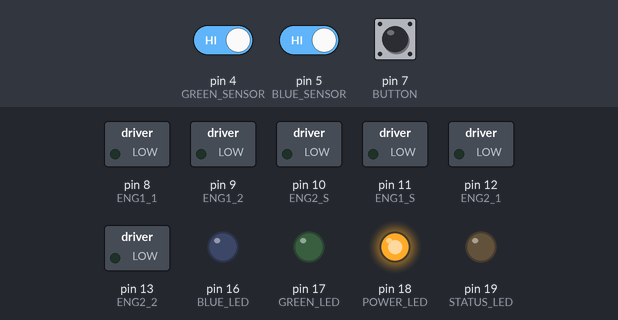
Recording of a sketch running on a simulated Arduino Uno, built with avr-gcc and run on an emulated ATmega328P. On the bench: switched loads named in the sketch (green lamp = pin HIGH), output pins drawn as LEDs (lit = HIGH). Dashed ring = blinking. The test bench sets the inputs (shaded band); at power-on: pin 7 (BUTTON) HIGH, pin 4 (GREEN_SENSOR) HIGH, pin 5 (BLUE_SENSOR) HIGH.

Above: at 1.8 s.
1.9 s: pin 7 (BUTTON) pulled LOW for 3.2 s
At 6.4 s:
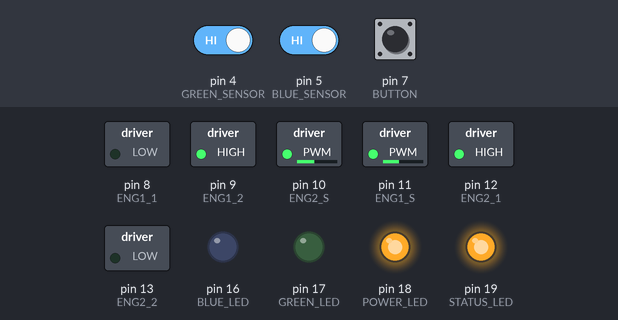
7.0 s: pin 4 (GREEN_SENSOR) driven LOW
At 7.16 s:
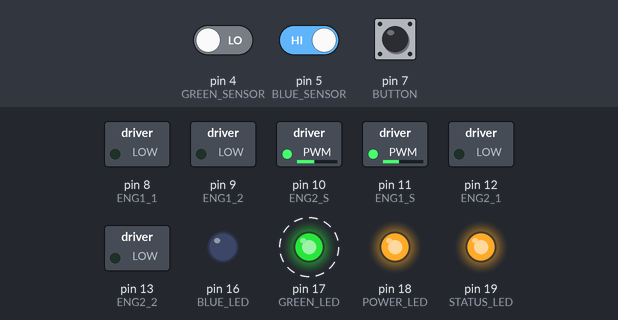
10.0 s: pin 5 (BLUE_SENSOR) driven LOW
At 10.94 s:
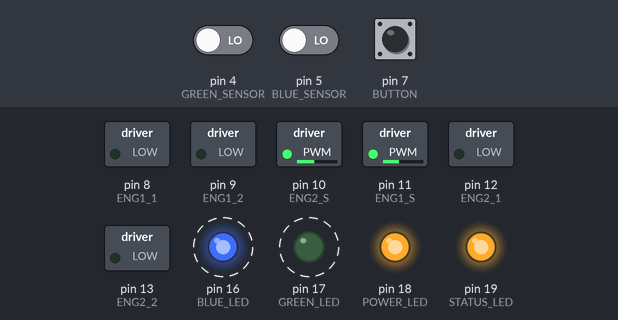
13.0 s: pin 4 (GREEN_SENSOR) driven HIGH
16.0 s: pin 7 (BUTTON) pulled LOW for 1 s
At 16.7 s:
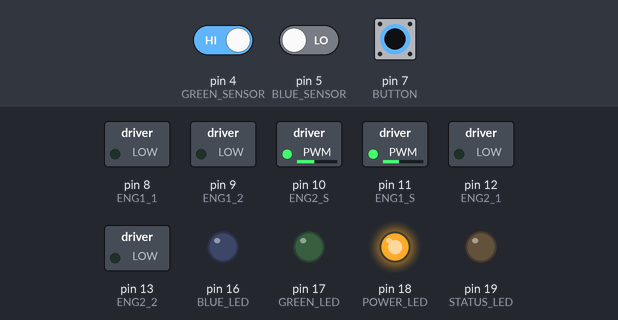
20.0 s: pin 5 (BLUE_SENSOR) driven HIGH
At 22.3 s:
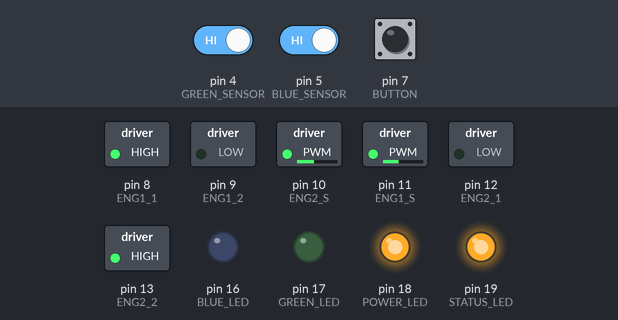
Timing chart, 0 to 22.7 s (numbered marks = the images above; inputs shaded):
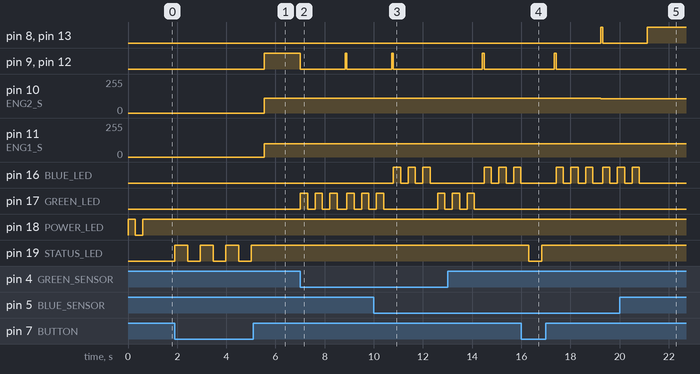

Measured:
- after the input at 1.9 s, pin 9 (ENG1_2), pin 12 (ENG2_1): LOW → HIGH after 3.6 s; pin 10 (ENG2_S): 0/255 → 110/255 after 3.6 s; pin 11 (ENG1_S): 0/255 → 100/255 after 3.6 s; pin 19 (STATUS_LED): alternates HIGH for 0.52 s and LOW for 0.52 s, 7 changes in all, then stays HIGH, starting at once
- after the input at 7.0 s, pin 9 (ENG1_2), pin 12 (ENG2_1): HIGH → LOW at once, → HIGH 1.8 s later, → LOW 0.07 s later; pin 17 (GREEN_LED): alternates HIGH for 0.30 s and LOW for 0.30 s, starting at once
- after the input at 10.0 s, pin 9 (ENG1_2), pin 12 (ENG2_1): goes on until 10.8 s, then stays LOW; pin 16 (BLUE_LED): alternates HIGH for 0.30 s and LOW for 0.30 s, 6 changes in all, then stays LOW, starting after 0.79 s; pin 17 (GREEN_LED): LOW → HIGH after 2.6 s, → LOW 0.30 s later
- after the input at 16.0 s, pin 9 (ENG1_2), pin 12 (ENG2_1): LOW → HIGH after 1.3 s, → LOW 0.07 s later; pin 10 (ENG2_S): 110/255 → 108/255 after 3.2 s instead of 0.30 s; pin 11 (ENG1_S): 100/255 → 98/255 after 3.2 s instead of 0.30 s; pin 19 (STATUS_LED): HIGH → LOW after 0.30 s, → HIGH 0.52 s later
- after the input at 20.0 s, pin 8 (ENG1_1), pin 13 (ENG2_2): goes on until 21.1 s, then stays HIGH; pin 16 (BLUE_LED): goes on until 20.8 s, then stays LOW

The sketch:

ROBOT_TANK_RACER_VERSION_1.ino
```cpp
#define BLUE_LED 16
#define GREEN_LED 17
#define POWER_LED 18
#define STATUS_LED 19
#define BUTTON 7

#define BLUE_INPUT 3
#define BLUE_SENSOR 5
#define GREEN_SENSOR 4
#define GREEN_INPUT 6

#define ENG1_1 8
#define ENG1_2 9
#define ENG1_S 11

#define ENG2_1 12
#define ENG2_2 13
#define ENG2_S 10

#define MIN_SENSOR_VALUE 100
#define TANK_MIN_SPEED 70
#define TANK_MAX_SPEED 150

#define RIGHT 100
#define LEFT 200

bool routine_started;
int direction;
bool running;

void setup() {
  pinMode(BLUE_LED, OUTPUT);
  pinMode(GREEN_LED, OUTPUT);
  pinMode(POWER_LED, OUTPUT);
  pinMode(STATUS_LED, OUTPUT);
  pinMode(BUTTON, INPUT_PULLUP);

  pinMode(BLUE_SENSOR, INPUT_PULLUP);
  pinMode(GREEN_SENSOR, INPUT_PULLUP);

  digitalWrite(BLUE_LED, LOW);
  digitalWrite(GREEN_LED, LOW);
  digitalWrite(POWER_LED, LOW);
  digitalWrite(STATUS_LED, LOW);

  pinMode(ENG1_1, OUTPUT);
  pinMode(ENG1_2, OUTPUT);
  pinMode(ENG2_1, OUTPUT);
  pinMode(ENG2_2, OUTPUT);
  pinMode(ENG1_S, OUTPUT);
  pinMode(ENG2_S, OUTPUT);

  digitalWrite(POWER_LED, HIGH);
  delay(300);
  digitalWrite(POWER_LED, LOW);
  delay(300);
  digitalWrite(POWER_LED, HIGH);

  routine_started = false;
  running = false;
}

void loop() {

  if(routine_started)
  {
    if(!digitalRead(BUTTON))
    {
      routine_started = false;
      digitalWrite(STATUS_LED, LOW);
      stop();
      delay(500);
    }
    else
    {
      if(!running)
      {
        if(direction == RIGHT)
        {
          goRight(35);
          delay(50);
        }
        else
        {
          goLeft(38);
          delay(50);
        }
      }

      else
      {
        if(!digitalRead(BLUE_SENSOR)){
          stop();
          direction = RIGHT;
          digitalWrite(BLUE_LED, HIGH);
          delay(300);
          digitalWrite(BLUE_LED, LOW);
          delay(300);
          digitalWrite(BLUE_LED, HIGH);
          delay(300);
          digitalWrite(BLUE_LED, LOW);
          delay(300);
          digitalWrite(BLUE_LED, HIGH);
          delay(300);
          digitalWrite(BLUE_LED, LOW);
          delay(300);
        }
        if(!digitalRead(GREEN_SENSOR)){
          stop();
          direction = LEFT;
          digitalWrite(GREEN_LED, HIGH);
          delay(300);
          digitalWrite(GREEN_LED, LOW);
          delay(300);
          digitalWrite(GREEN_LED, HIGH);
          delay(300);
          digitalWrite(GREEN_LED, LOW);
          delay(300);
          digitalWrite(GREEN_LED, HIGH);
          delay(300);
          digitalWrite(GREEN_LED, LOW);
          delay(300);
        }
      }
    }
  }
  else
  {
    if(!digitalRead(BUTTON))
    {
      digitalWrite(STATUS_LED, HIGH);
      routine_started = true;
      direction = LEFT;
      delay(500);
    }
  }
  delay(20);


}

void stop()
{
  running = false;

  digitalWrite(ENG1_1, LOW);
  digitalWrite(ENG1_2, LOW);

  digitalWrite(ENG2_1, LOW);
  digitalWrite(ENG2_2, LOW);
}

void goRight(int speed)
{
  running = true;
  int sp = map(speed, 0, 100, TANK_MIN_SPEED, TANK_MAX_SPEED);

  analogWrite(ENG1_S, sp);
  analogWrite(ENG2_S, sp+10);

  digitalWrite(ENG1_1, HIGH);
  digitalWrite(ENG1_2, LOW);

  digitalWrite(ENG2_1, LOW);
  digitalWrite(ENG2_2, HIGH);
}

void goLeft(int speed)
{
  running = true;
  int sp = map(speed, 0, 100, TANK_MIN_SPEED, TANK_MAX_SPEED);

  analogWrite(ENG1_S, sp);
  analogWrite(ENG2_S, sp+10);

  digitalWrite(ENG1_1, LOW);
  digitalWrite(ENG1_2, HIGH);

  digitalWrite(ENG2_1, HIGH);
  digitalWrite(ENG2_2, LOW);
}
```
